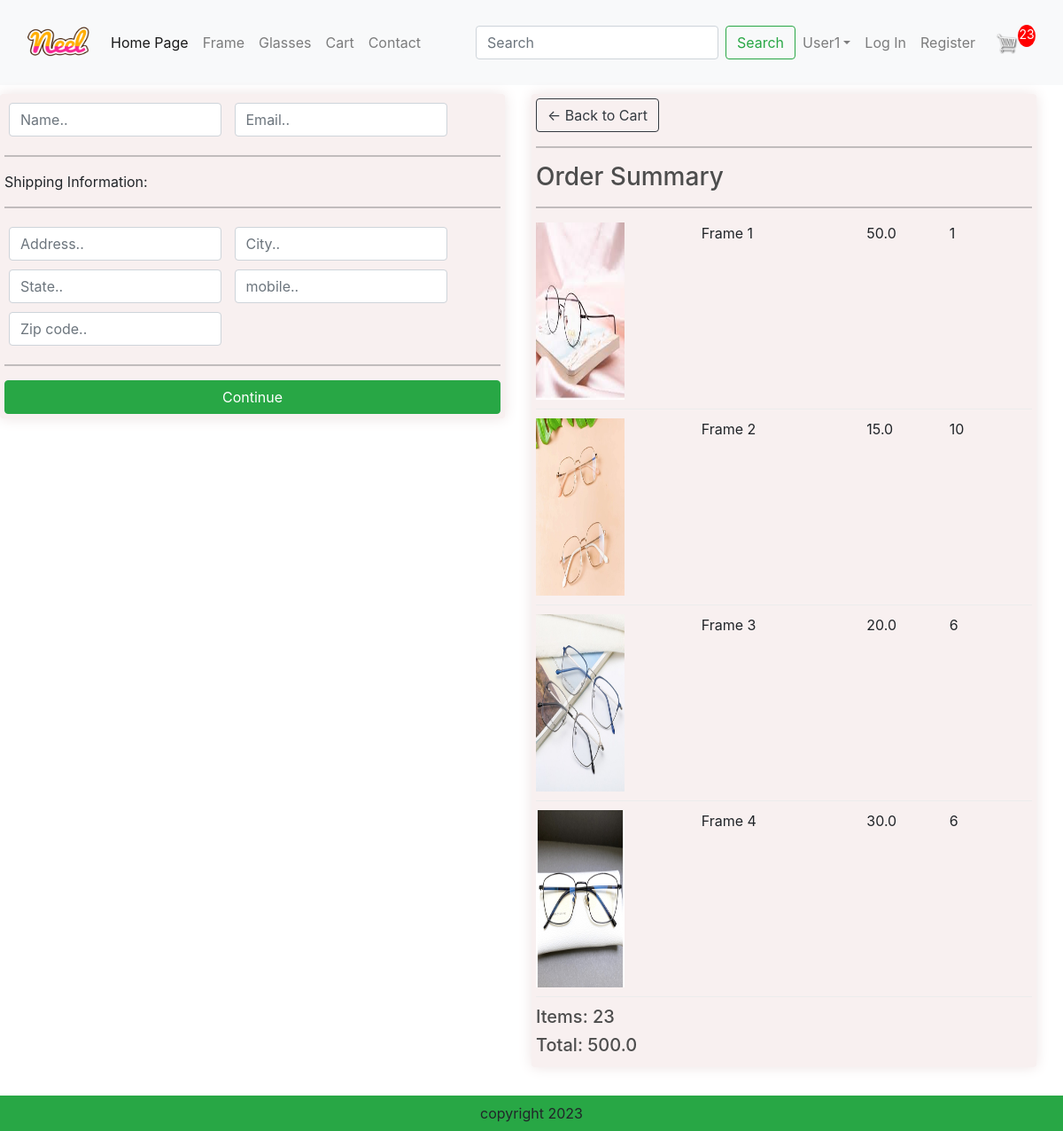
/checkout/ (signed in), run on an earlier commit of the app's database.
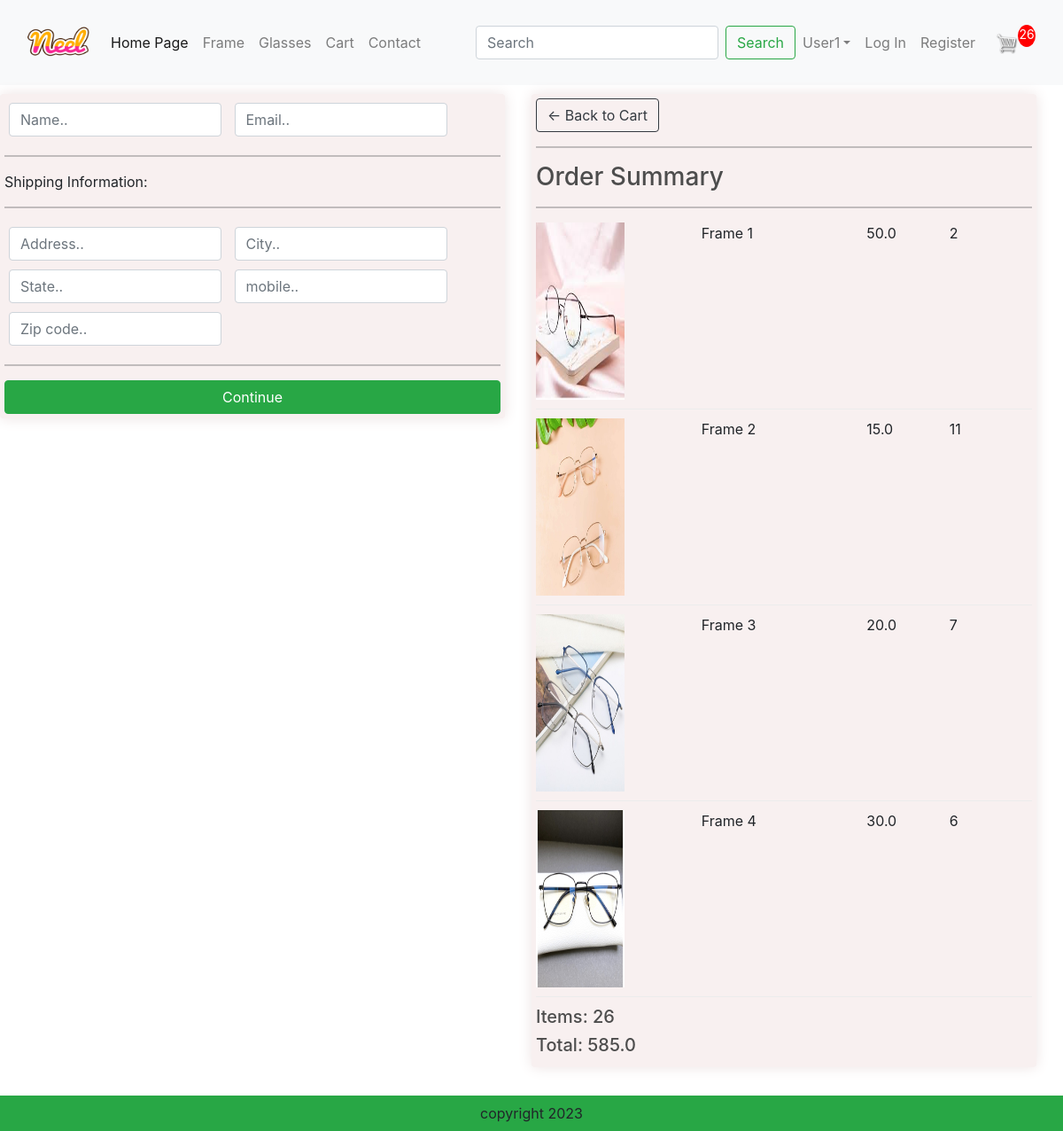
And on a later commit of the database.
### app/models.py (models this page shows, shortened)
class OrderItem(models.Model):
    product = models.ForeignKey(Product,on_delete=models.SET_NULL, blank=True, null=True)
    order = models.ForeignKey(Order,on_delete=models.SET_NULL, blank=True, null=True)
    quantity = models.IntegerField(default=0,null=True,blank=True)
    date_added = models.DateTimeField(auto_now_add=True)
    @property
    def get_total(self):
        total = self.product.price * self.quantity
        return total

class Order(models.Model):
    customer = models.ForeignKey(Customer,on_delete=models.SET_NULL, blank=True, null=True)
    date_order = models.DateTimeField(auto_now_add=True)
    complete = models.BooleanField(default=False,null=True,blank=False)
    transaction_id = models.CharField( max_length=200, null=True)
    @property
    def get_cart_items(self):
        orderitems = self.orderitem_set.all()
        total = sum([item.quantity for item in orderitems])
        return total
    @property
    def get_cart_total(self):
        orderitems = self.orderitem_set.all()
        total = sum([item.get_total for item in orderitems])
        return total

class Product(models.Model):
    name = models.CharField( max_length=200, null=True)
    price = models.FloatField()
    digital = models.BooleanField(default=False,null=True,blank=False)
    image = models.ImageField(null=True,blank=True)
    @property
    def ImageURL(self):
        try:
            url = self.image.url
        except:
            url=''
        return url

### app/views.py (the view)
# urls.py: path('checkout/', views.checkout, name="checkout"),
def checkout(request):
    if request.user.is_authenticated:
        customer = request.user.customer
        order, created = Order.objects.get_or_create(customer = customer, complete=False)
        items= order.orderitem_set.all()
        cartItems = order.get_cart_items
    else:
        items=[]
        order = {'get_cart_items':0,'get_cart_total':0}
        cartItems = order['get_cart_items']
    context={'items':items,'order':order, 'cartItems':cartItems}
    return render(request,'app/checkout.html', context)

### app/Templates/app/checkout.html (shortened to what this page needs)
{% extends 'app/base.html' %}
{% load static %}
{% block content_checkout %}
     <div class="row" style='width:100%'>
		<div class="col-lg-6">
			<div class="box-element" id="form-wrapper">
				<form id="form">
					<div id="user-info">
						<div class="form-field">
							<input required class="form-control" type="text" name="name" placeholder="Name..">
						</div>
						<div class="form-field">
							<input required class="form-control" type="email" name="email" placeholder="Email..">
						</div>
					</div>
					<div id="shipping-info">
						<hr>
						<p>Shipping Information:</p>
						<hr>
						<div class="form-field">
							<input class="form-control" type="text" name="address" placeholder="Address..">
						</div>
						<div class="form-field">
							<input class="form-control" type="text" name="city" placeholder="City..">
						</div>
						<div class="form-field">
							<input class="form-control" type="text" name="state" placeholder="State..">
						</div>
						<div class="form-field">
							<input class="form-control" type="text" name="mobile" placeholder="mobile..">
						</div>
						<div class="form-field">
							<input class="form-control" type="text" name="country" placeholder="Zip code..">
						</div>
					</div>
					<hr>
					<input id="form-button" class="btn btn-success btn-block" type="submit" value="Continue">
				</form>
			</div>
			<br>
		</div>
		<div class="col-lg-6">
			<div class="box-element">
				<a  class="btn btn-outline-dark" href="{% url 'cart' %}">&#x2190; Back to Cart</a>
				<hr>
				<h3>Order Summary</h3>
				<hr>
				{% for item in items  %}
				<div class="cart-row">
					<div style="flex:2"><img class="row-image" src="{{item.product.ImageURL}}" height="200" width="350"></div>
					<div style="flex:2"><p>{{item.product.name}}</p></div>
					<div style="flex:1"><p>{{item.product.price}}</p></div>
					<div style="flex:1"><p>{{item.quantity}}</p></div>
				</div>
				{% endfor %}
				<h5>Items:   {{order.get_cart_items}}</h5>
				<h5>Total:   {{order.get_cart_total}}</h5>
			</div>
		</div>
	</div>
{% endblock content_checkout %}

What changed in the data, as far as the page shows it:
changed OrderItem "Frame 1": quantity "1" → "2"
changed OrderItem "Frame 2": quantity "10" → "11"
changed OrderItem "Frame 3": quantity "6" → "7"
changed through a linked row, Order: get_cart_items "23" → "26"; get_cart_total "500.0" → "585.0"
Also different on the page:
{{ cartItems }}: "23" → "26"
